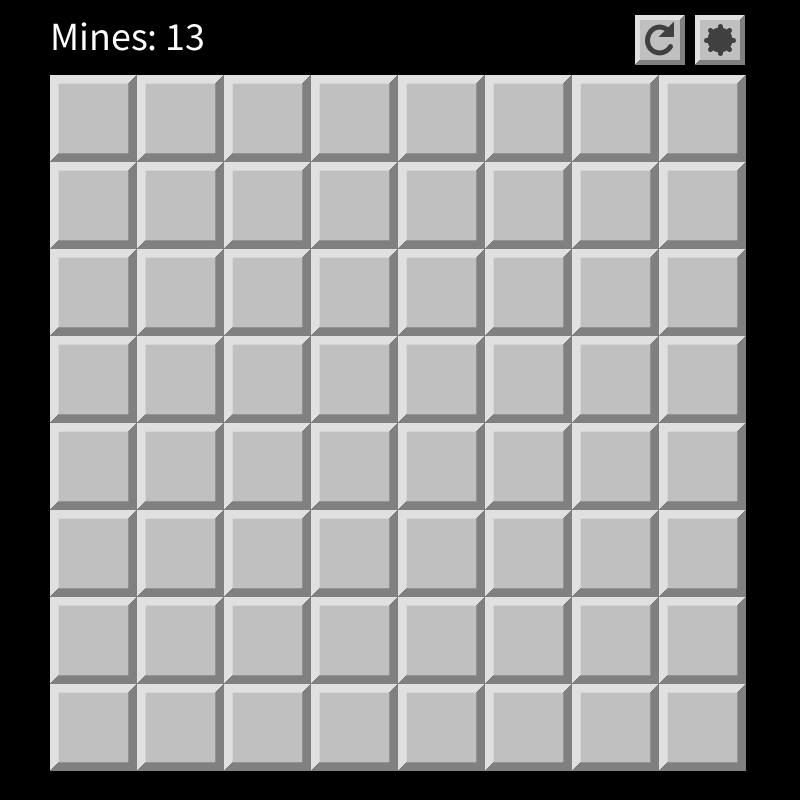
Frame 1 (no input)
Frame 60 (the mouse pressed at the canvas centre just before this capture): identical to frame 1, image omitted
Frame 120 (the mouse held since frame 60 and released just before this capture): identical to frame 1, image omitted

The Processing sketch that drew this single still picture (run headless with seeded random() and noise(); from frame 60 on, the mouse is pressed at the canvas centre):

// Processing sketch: Minesweeper
// ── Minesweeper.pde
Bloco[][] bloco;
Bloco flagSwitch, btnRestart;
int quantidade, numBombs, clickCont = 0;
float minutes, seconds;
boolean flagMode = false;

void setup()
{
  size(800, 800);

  Restart();
}

void Restart()
{
  bloco = new Bloco[10][10];
  quantidade = 8;

  flagSwitch = new Bloco((width - 105), 15);
  btnRestart = new Bloco((width - 165), 15);

  for (int i=0; i<quantidade; i++)
  {
    for (int j=0; j<quantidade; j++)
    {
      bloco[i][j] = new Bloco(i, j, quantidade);
    }
  }

  setBombPercent(20);
  setNumBlocks();

  minutes = 0;
  seconds = 0;

  loop();
}

void draw()
{
  background(0);
  frameRate(10);// EM 1 SEGUNDO RODA 10 VEZES
  seconds += 0.1;

  textSize(40);
  textAlign(CORNER);
  noStroke();
  fill(255);
  text("Mines: " + numBombs, 50, 50);

  if (gameOver())
  {
    noLoop();

    for (int i=0; i<quantidade; i++)
    {
      for (int j=0; j<quantidade; j++)
      {
        if (bloco[i][j].id == "Bomb")
        {
          bloco[i][j].status = "Open";
        }
      }
    }
  }

  drawBlock(btnRestart, "DarkBackground");
  drawBlock(btnRestart, "Restart");

  flagSwitch.show();

  for (int i=0; i<quantidade; i++)
  {
    for (int j=0; j<quantidade; j++)
    {
      bloco[i][j].show();
    }
  }

  if (gameOver())
  {
    noStroke();
    rectMode(CENTER);
    PVector pos = new PVector(width/2, height/2);
    PVector size = new PVector(2*width/3, height/4);
    fill(0);
    rect(pos.x, pos.y, size.x, size.y, 20);
    for (int c=0; c<20; c++)
    {
      float alpha = map(c, 0, 20, 30, 30);
      float sx = map(c, 0, 20, size.x, width/3);
      float sy = map(c, 0, 20, size.y, height/8);
      fill(255, 0, 0, alpha);
      rect(pos.x, pos.y, sx, sy, 20);
    }
    rectMode(CORNER);
    fill(255);
    textSize(40);
    textAlign(CENTER);
    text("Game Over!!!", width/2, height/2+20);
  }

  if (checarFimDeJogo())
  {
    noStroke();
    rectMode(CENTER);
    PVector pos = new PVector(width/2, height/2);
    PVector size = new PVector(2*width/3, height/4);
    fill(0);
    rect(pos.x, pos.y, size.x, size.y, 20);
    for (int c=0; c<20; c++)
    {
      float alpha = map(c, 0, 20, 30, 30);
      float sx = map(c, 0, 20, size.x, width/3);
      float sy = map(c, 0, 20, size.y, height/8);
      fill(0, 0, 255, alpha);
      rect(pos.x, pos.y, sx, sy, 20);
    }
    rectMode(CORNER);
    fill(255);
    textSize(40);
    textAlign(CENTER);
    text("Winner!!!", width/2, height/2-10);
    minutes = int(seconds/60);
    seconds %= 60;
    text("Your Time: "+int(minutes)+"min "+int(seconds)+"s", width/2, height/2+50);
    noLoop();
  }

  clickCont++;
}

boolean gameOver()
{
  for (int i=0; i<quantidade; i++)
  {
    for (int j=0; j<quantidade; j++)
    {
      if (bloco[i][j].status == "Open" && bloco[i][j].id == "Bomb")
      {
        return true;
      }
    }
  }

  return false;
}

void setBombPercent(float bombPercent)
{
  if (bombPercent <= 100)
  {
    for (int i=0; i<quantidade; i++)
    {
      for (int j=0; j<quantidade; j++)
      {
        bloco[i][j].id = "Empty";
      }
    }

    int x, y, cont=0;

    while (100 * cont/pow(quantidade, 2) < bombPercent)
    {
      do
      {
        x = int(random(0, quantidade));
        y = int(random(0, quantidade));
      }
      while (bloco[x][y].id != "Empty");

      bloco[x][y].id = "Bomb";
      cont++;
    }

    numBombs = cont;
  }
}

void setNumBlocks()
{
  for (int i=0; i<quantidade; i++)
  {
    for (int j=0; j<quantidade; j++)
    {
      if (bloco[i][j].id == "Empty")
      {
        int bombCont = 0;

        for (int x=i-1; x<=i+1; x++)
        {
          for (int y=j-1; y<=j+1; y++)
          {
            if (isBetween(0, x, quantidade-1) && isBetween(0, y, quantidade-1))
            {
              if (bloco[x][y].id == "Bomb")
              {
                bloco[i][j].id = "Num";
                bombCont++;
              }
            }
          }
        }

        bloco[i][j].num = bombCont;
      }
    }
  }
}

boolean isBetween(float minLim, float obj, float maxLim)
{
  return (obj >= minLim && obj <= maxLim);
}

boolean isBetween(PVector minLim, PVector obj, float size)
{
  return (obj.x >= minLim.x && obj.x <= minLim.x+size) && (obj.y >= minLim.y && obj.y <= minLim.y+size);
}

void openNeighbors(int i, int j)
{
  for (int x=i-1; x<=i+1; x++)
  {
    for (int y=j-1; y<=j+1; y++)
    {
      if (isBetween(0, x, quantidade-1) && isBetween(0, y, quantidade-1))
      {
        if (bloco[x][y].status != "Open" && bloco[x][y].id != "Bomb")
        {
          //bloco[x][y].click();
          bloco[x][y].status = "Open";

          if (bloco[x][y].id == "Empty")
          {
            openNeighbors(x, y);
          }
        }
      }
    }
  }
}

void mouseClicked()
{
  PVector mouse = new PVector(mouseX, mouseY);

  if (isBetween(btnRestart.pos, mouse, btnRestart.size))
  {
    Restart();
  }

  if (clickCont>3 && !gameOver())
  {
    clickCont = 0;

    if (isBetween(flagSwitch.pos, mouse, flagSwitch.size))
    {
      flagSwitch.click();
    } else
    {
      for (int i=0; i<quantidade; i++)
      {
        for (int j=0; j<quantidade; j++)
        {
          if (isBetween(bloco[i][j].pos, mouse, bloco[i][j].size))
          {
            bloco[i][j].click();
          }
        }
      }
    }
  }
}

boolean checarFimDeJogo()
{
  int cont=0;

  for (int i=0; i<quantidade; i++)
  {
    for (int j=0; j<quantidade; j++)
    {
      if (bloco[i][j].status != "Open")
      {
        cont++;
      }
    }
  }

  return (cont == numBombs);
}
// ── Bloco.pde
class Bloco
{
  PVector pos, index;
  float size;
  String id = "Empty"; /// Bomb, Num, Empty
  String status = "Closed"; /// Open, Closed, Flag
  String mode; /// Array, Bomb, Flag
  int num = 0, quantidade;

  Bloco(int px, int py)
  {
    mode = "Bomb";
    size = 50;
    pos = new PVector(px, py);
  }

  Bloco(int i, int j, int qtde)
  {
    mode = "Array";
    size = (width-100)/qtde;
    index = new PVector(i, j);
    pos = new PVector(50+i*size, 75+j*size);
  }

  void click()
  {
    if (mode == "Array")
    {
      if (status != "Open")
      {
        if (flagMode)
        {
          if (status == "Closed")
          {
            status = "Flag";
          } else
          {
            status = "Closed";
          }
        } else if (status == "Closed")
        {
          status = "Open";

          if (id == "Empty")
          {
            openNeighbors(int(index.x), int(index.y));
          }
        }
      }
    } else if (mode == "Bomb")
    {
      mode = "Flag";
      flagMode = true;
    } else
    {
      mode = "Bomb";
      flagMode = false;
    }
  }

  void show()
  {
    switch(mode)
    {
    case "Array":
      switch (status)
      {
      case "Open":
        drawBlock(this, "LightBackground");

        switch (id)
        {
        case "Bomb":
          drawBlock(this, "Bomb");
          break;

        case "Num":
          drawBlock(this, "Num");
          break;
        }
        break;

      case "Closed":
        drawBlock(this, "DarkBackground");
        break;

      case "Flag":
        drawBlock(this, "DarkBackground");
        drawBlock(this, "Flag");
        break;
      }
      break;

    case "Bomb":
      drawBlock(this, "DarkBackground");
      drawBlock(this, "Bomb");
      break;

    case "Flag":
      drawBlock(this, "DarkBackground");
      drawBlock(this, "Flag");
      break;
    }
  }
}

void drawBlock(Bloco b, String type)
{
  switch(type)
  {
  case "LightBackground":
    stroke(64);
    strokeWeight(2);
    fill(255);
    rect(b.pos.x, b.pos.y, b.size, b.size);
    break;

  case "DarkBackground":
    stroke(64);
    strokeWeight(2);
    fill(224);
    rect(b.pos.x+b.size/10, b.pos.y+b.size/10, b.size*0.8, b.size*0.8);
    noStroke();
    triangle(b.pos.x, b.pos.y, b.pos.x+b.size, b.pos.y, b.pos.x, b.pos.y+b.size);
    fill(128);
    triangle(b.pos.x+b.size, b.pos.y+b.size, b.pos.x+b.size, b.pos.y, b.pos.x, b.pos.y+b.size);
    fill(192);
    rect(b.pos.x+b.size/10, b.pos.y+b.size/10, b.size*0.8, b.size*0.8);
    //triangle
    break;

  case "Bomb":
    noStroke();
    fill(64);
    float cx = b.pos.x+b.size/2;
    float cy = b.pos.y+b.size/2;
    float r = b.size/4;

    ellipse(cx, cy, 2*r, 2*r);
    r*=1.1;
    strokeWeight(b.size/10);
    stroke(64);
    line(cx + r*cos(0), cy + r*sin(0), cx + r*cos(PI), cy + r*sin(PI));
    line(cx + r*cos(0+PI/4), cy + r*sin(0+PI/4), cx + r*cos(PI+PI/4), cy + r*sin(PI+PI/4));
    line(cx + r*cos(0+2*PI/4), cy + r*sin(0+2*PI/4), cx + r*cos(PI+2*PI/4), cy + r*sin(PI+2*PI/4));
    line(cx + r*cos(0+3*PI/4), cy + r*sin(0+3*PI/4), cx + r*cos(PI+3*PI/4), cy + r*sin(PI+3*PI/4));
    break;

  case "Flag":
    stroke(64);
    strokeWeight(2);
    fill(255, 0, 0);
    beginShape(); // FLAG
    vertex(b.pos.x+b.size/3, b.pos.y+3*b.size/4);
    vertex(b.pos.x+b.size/3, b.pos.y+b.size/4);
    vertex(b.pos.x+2*b.size/3, b.pos.y+b.size/4);
    vertex(b.pos.x+2*b.size/3, b.pos.y+2*b.size/4);
    vertex(b.pos.x+b.size/3, b.pos.y+2*b.size/4);
    endShape();
    break;

  case "Num":
    noStroke();
    fill(64);
    textSize(40);
    textAlign(CENTER);
    text(b.num, b.pos.x+b.size/2, b.pos.y+b.size/2+10);
    break;

  case "Restart":
    stroke(64);
    strokeWeight(5);
    noFill();
    arc(b.pos.x+b.size/2, b.pos.y+b.size/2, b.size/2, b.size/2, PI/6, 11*PI/6);
    fill(64);
    PVector p = new PVector(b.pos.x+b.size/2 + b.size/4*cos(-PI/6+0.1), b.pos.y+b.size/2 + b.size/4*sin(-PI/6+0.1));
    triangle(p.x, p.y, p.x-7, p.y, p.x, p.y-7);
    break;
  }
}
